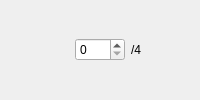
         <widget class="QWidget" name="widget_20" native="true">
          <layout class="QHBoxLayout" name="horizontalLayout_20">
           <property name="leftMargin">
            <number>0</number>
           </property>
           <property name="topMargin">
            <number>0</number>
           </property>
           <property name="rightMargin">
            <number>0</number>
           </property>
           <property name="bottomMargin">
            <number>0</number>
           </property>
           <item>
            <widget class="QLabel" name="label_20">
             <property name="maximumSize">
              <size>
               <width>75</width>
               <height>75</height>
              </size>
             </property>
             <property name="toolTip">
              <string>#825286_#9F589E</string>
             </property>
             <property name="text">
              <string/>
             </property>
             <property name="pixmap">
              <pixmap resource="../../resource.qrc">:/pairs/assets/#825286_#9F589E.png</pixmap>
             </property>
             <property name="scaledContents">
              <bool>true</bool>
             </property>
            </widget>
           </item>
           <item>
            <widget class="QSpinBox" name="#825286_#9F589E_spin">
             <property name="maximumSize">
              <size>
               <width>50</width>
               <height>16777215</height>
              </size>
             </property>
             <property name="minimum">
              <number>0</number>
             </property>
             <property name="maximum">
              <number>4</number>
             </property>
            </widget>
           </item>
           <item>
            <widget class="QLabel" name="label_20_2">
             <property name="text">
              <string>/4</string>
             </property>
            </widget>
           </item>
          </layout>
         </widget>
